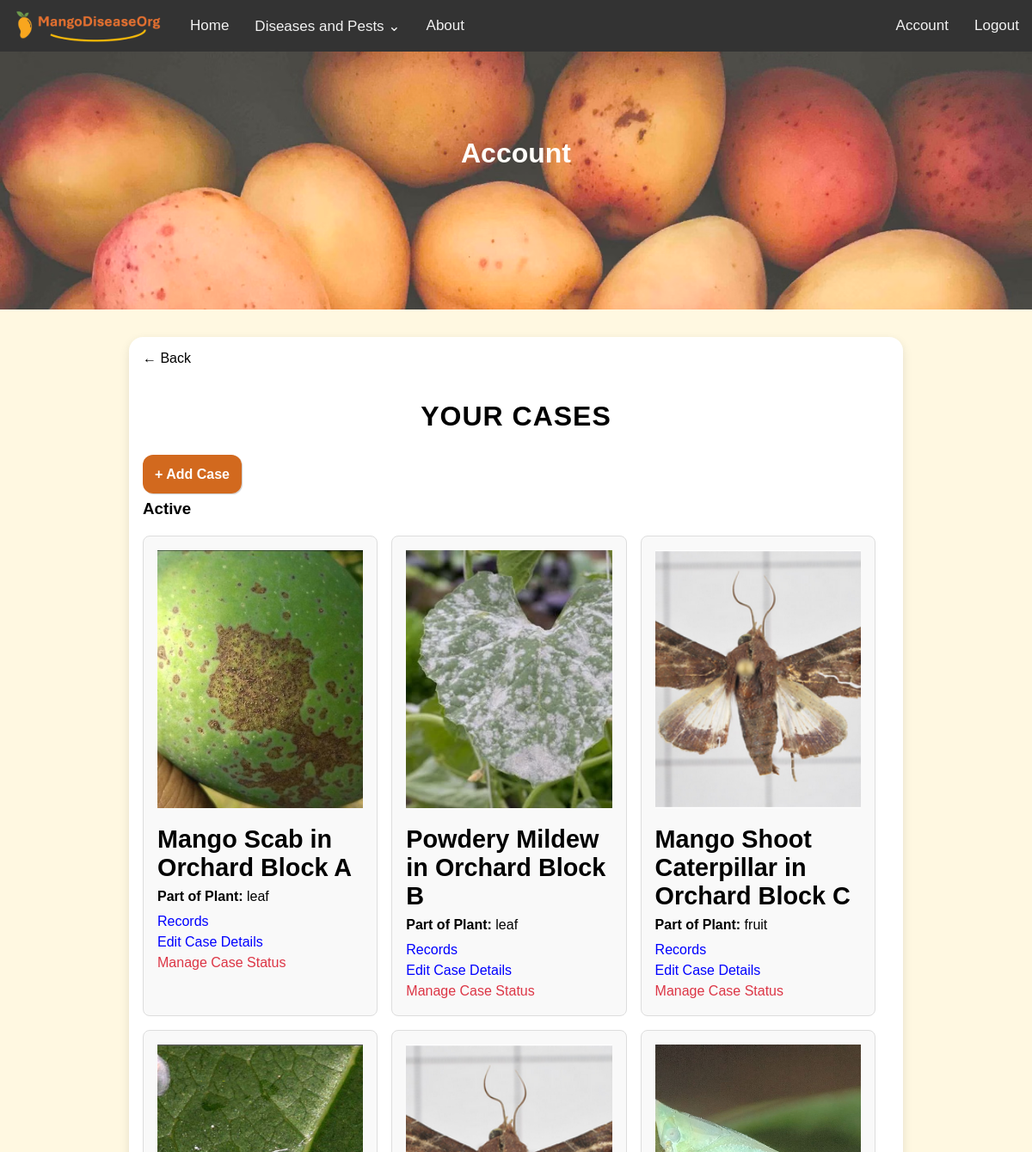
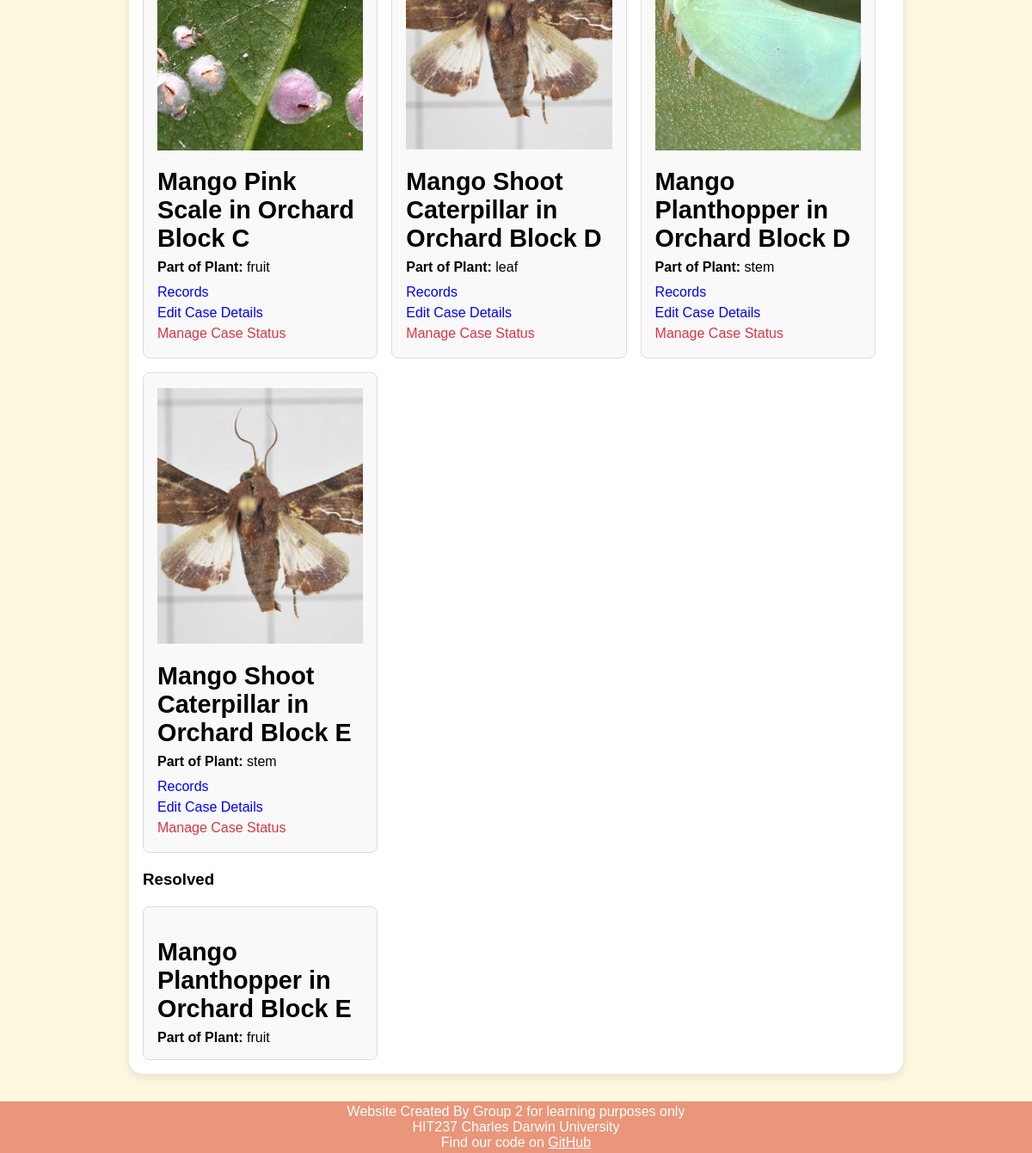
Page /cases/ (signed in) on the committed database (2 pictures, top to bottom).
### mango_disease_app/models.py (models this page shows, shortened)
class Case(models.Model):
    STATUS = [
        ('active', 'Active'),
        ('resolved', 'Resolved'),
    ]
    PLANT_PARTS = [
        ('leaf', 'Leaf'),
        ('stem', 'Stem'),
        ('fruit', 'Fruit'),
    ]
    disease = models.ForeignKey(
        Disease,
        on_delete=models.CASCADE,
        null=True
    )
    orchard = models.ForeignKey(
        Orchard,
        on_delete=models.CASCADE,
        null=True
    )
    status = models.CharField(choices=STATUS, max_length=8, default=STATUS[0][1], null=True)
    partOfPlant = models.CharField(choices=PLANT_PARTS, max_length=5, null=True)

class Disease(models.Model):
    DISEASE_TYPES = [
        ('pest', 'Pest'),
        ('disease', 'Disease')
    ]
    diseaseName = models.CharField(max_length=255)
    type = models.CharField(choices=DISEASE_TYPES, max_length=7, default=DISEASE_TYPES[1][1])
    severity = models.IntegerField(validators=[validators.MinValueValidator(0),validators.MaxValueValidator(10)])
    spreadability = models.IntegerField(validators=[validators.MinValueValidator(0),validators.MaxValueValidator(10)])
    shortDescription = models.TextField()
    longDescription = models.TextField()
    controlMethod = models.TextField()
    image = models.ImageField(upload_to="disease_images/", default="disease_images/default.JPG")

class Orchard(models.Model):
    orchardName = models.CharField(max_length=255)
    noTreesRow = models.IntegerField()
    noTreesColumn = models.IntegerField()
    area = models.IntegerField(validators=[validators.MinValueValidator(0)])
    variety = models.ForeignKey(
        Variety,
        on_delete=models.PROTECT
    )
    location = models.ForeignKey(
        Location,
        on_delete=models.PROTECT
    )
    user = models.ForeignKey(
        User,
        on_delete=models.CASCADE,  # If a user is deleted, delete the orchard too
    )

### mango_disease_app/views/case_views.py (the view)
# urls.py: re_path(r'^cases/$', views.cases, name='cases'),
def cases(request):
    cases = Case.objects.filter(orchard__user=request.user)
    categories = {
        'Active': cases.filter(status__iexact='active'),
        'Resolved': cases.filter(status__iexact='resolved'),
    }
    return render(request, 'mango_disease_app/account/cases.html', {
        'cases': cases,
        'data': categories,
    })

### mango_disease_app/context_processors.py (called while the page is built)
def disease_menu(request):
    return {'navs': Disease.objects.all()}

### mango_disease_app/templates/mango_disease_app/account/cases.html (shortened to what this page needs)
{% extends 'mango_disease_app/site_base/base.html' %}
{% block page_header %}Account{% endblock %}
{% load static %}
{% block content %}
    <a href="{% url 'account' %}" class="back-button">← Back</a>
    <h2>Your cases</h2>
    <a href="{% url 'new_case' %}" class="new-button">+ Add Case</a><br>
    {% if data %}
        {% for category_name, items in data.items %}
            <h3>{{ category_name }}</h3>
            <div class="orchard-grid">
                {% for item in items %}
                    <div class="orchard-card">
                        {% if category_name == 'Active' %}
                        <div class="image-wrapper">
                            <img class="author_img" src="{{ item.disease.image.url|default:"diseasse_images/defualt.png" }}">
                        </div>
                        {% endif %}
                        <h3 class="orchard-name">{{ item.disease.diseaseName }} in {{ item.orchard.orchardName}}</h3>
                        <p><strong>Part of Plant:</strong> {{ item.partOfPlant }}</p>
                        {% if category_name == 'Active' %}
                        <div class="card-actions-cases">
                            <a href="{% url 'records' item.id %}" class="action-link">Records</a><br>
                            <a href="{% url 'edit_case' item.id %}" class="action-link">Edit Case Details</a><br>
                            <a href="{% url 'manage_case' item.id %}" class="action-link delete-link">Manage Case Status</a>
                        </div>
                        {% endif %}
                    </div>
                {% endfor %}
            </div>
        {% endfor %}
    {% else %}
        <p>No currently open cases</p>
    {% endif %}
{% endblock %}

### mango_disease_app/static/css/styles.css (style rules this page uses)
* { margin: 0; padding: 0; font-family: Arial; }
body { min-height: 100vh; display: flex; flex-direction: column; background-color: #fff8e1; }
a { text-decoration: none; color: black }
h2 { font-size: 32px; text-align: center; margin: 40px 0 40px; font-weight: 700; text-transform: uppercase; letter-spacing: 1px; }
h3 { margin: 20px 0 20px; }
.author_img { width: 100%; height: 300px; object-fit: cover; }
.image-wrapper { position: relative; width: 100%; height: 300px; }
.card-actions-cases { margin-top: 0.5em; line-height: 150%; }
.new-button { padding: 14px; margin: 10px 0px 10px; border-radius: 12px; background-color: chocolate; color: white; transition: 0.3s; box-shadow: 1px 1px 1px rgba(0, 0, 0, 0.2); font-weight: bold; }

### mango_disease_app/static/css/form.css (style rules this page uses)
*, *::before, *::after { box-sizing: border-box; }

### mango_disease_app/static/css/orchard.css (style rules this page uses)
.orchard-grid { display: flex; flex-wrap: wrap; gap: 1em; margin-top: 1em; }
.orchard-card { background: #f9f9f9; border: 1px solid #ddd; padding: 1em; border-radius: 8px; width: calc(33.33% - 1em); }
.orchard-name { font-size: 1.8em; font-weight: bold; margin-bottom: 8px; }
.action-link { color: blue; text-decoration: none; margin-right: 20px; font-weight: 500; }
.delete-link { color: #dc3545; }

### rows in the picture
Case: disease.image (picture), disease.diseaseName "Mango Scab", orchard.orchardName "Orchard Block A", partOfPlant "leaf", shows "Records"
Case: disease.image (picture), disease.diseaseName "Powdery Mildew", orchard.orchardName "Orchard Block B", partOfPlant "leaf", shows "Records"
Case: disease.image (picture), disease.diseaseName "Mango Shoot Caterpillar", orchard.orchardName "Orchard Block C", partOfPlant "fruit", shows "Records"
Case: disease.image (picture), disease.diseaseName "Mango Pink Scale", orchard.orchardName "Orchard Block C", partOfPlant "fruit", shows "Records"
Case: disease.image (picture), disease.diseaseName "Mango Shoot Caterpillar", orchard.orchardName "Orchard Block D", partOfPlant "leaf", shows "Records"
Case: disease.image (picture), disease.diseaseName "Mango Planthopper", orchard.orchardName "Orchard Block D", partOfPlant "stem", shows "Records"
Case: disease.image (picture), disease.diseaseName "Mango Shoot Caterpillar", orchard.orchardName "Orchard Block E", partOfPlant "stem", shows "Records"
Case: disease.diseaseName "Mango Planthopper", orchard.orchardName "Orchard Block E", partOfPlant "fruit"

### other values in the picture
{{ category_name }} "Active" "Resolved"
